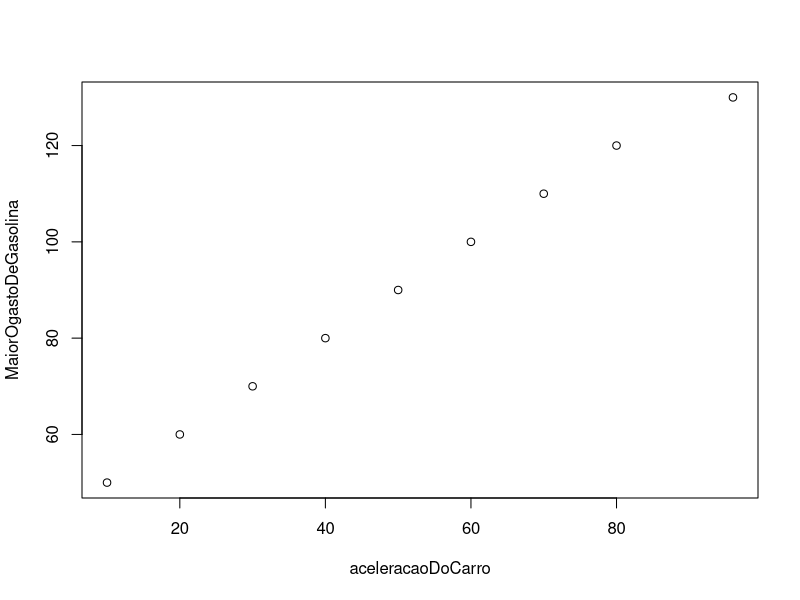
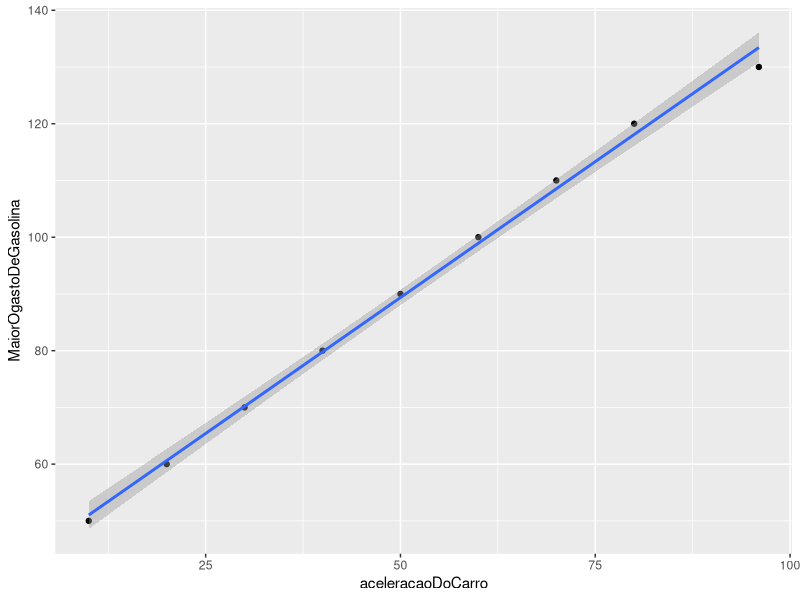

The R source for these figures, in order:
 aceleracaoDoCarro <- c(10,20,30,40,50,60,70,80,96)
 MaiorOgastoDeGasolina <- c(50,60,70,80,90,100,110,120,130)
 plot(aceleracaoDoCarro, MaiorOgastoDeGasolina)
  lm(aceleracaoDoCarro ~ MaiorOgastoDeGasolina)
  
   library(ggplot2) 
   ggplot(mapping = aes(aceleracaoDoCarro, MaiorOgastoDeGasolina)) +
    geom_point() +
    geom_smooth(method = "lm")
   
   summary(aceleracaoDoCarro   )
   summary(MaiorOgastoDeGasolina )
   
